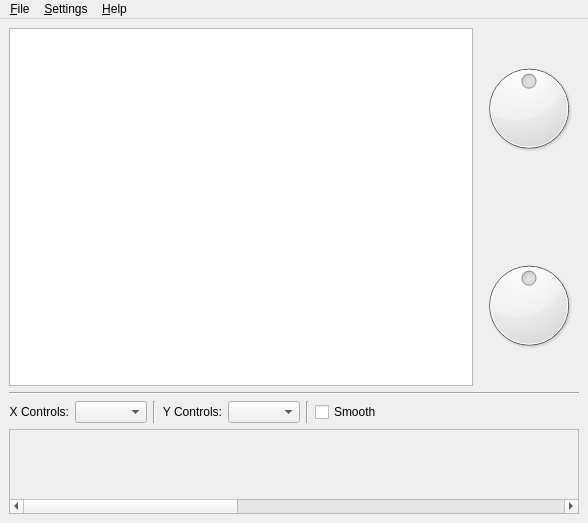
<?xml version="1.0" encoding="UTF-8"?>
<ui version="4.0">
 <class>XYControllerW</class>
 <widget class="QMainWindow" name="XYControllerW">
  <property name="geometry">
   <rect>
    <x>0</x>
    <y>0</y>
    <width>588</width>
    <height>523</height>
   </rect>
  </property>
  <property name="windowTitle">
   <string>XY Controller</string>
  </property>
  <widget class="QWidget" name="centralwidget">
   <layout class="QVBoxLayout" name="verticalLayout_2">
    <item>
     <layout class="QHBoxLayout" name="horizontalLayout_3">
      <item>
       <widget class="QGraphicsView" name="graphicsView">
        <property name="verticalScrollBarPolicy">
         <enum>Qt::ScrollBarAlwaysOff</enum>
        </property>
        <property name="horizontalScrollBarPolicy">
         <enum>Qt::ScrollBarAlwaysOff</enum>
        </property>
       </widget>
      </item>
      <item>
       <layout class="QVBoxLayout" name="verticalLayout">
        <item>
         <widget class="PixmapDial" name="dial_x">
          <property name="minimum">
           <number>-100</number>
          </property>
          <property name="maximum">
           <number>100</number>
          </property>
         </widget>
        </item>
        <item>
         <spacer name="verticalSpacer">
          <property name="orientation">
           <enum>Qt::Vertical</enum>
          </property>
          <property name="sizeType">
           <enum>QSizePolicy::Fixed</enum>
          </property>
          <property name="sizeHint" stdset="0">
           <size>
            <width>20</width>
            <height>30</height>
           </size>
          </property>
         </spacer>
        </item>
        <item>
         <widget class="PixmapDial" name="dial_y">
          <property name="minimum">
           <number>-100</number>
          </property>
          <property name="maximum">
           <number>100</number>
          </property>
         </widget>
        </item>
       </layout>
      </item>
     </layout>
    </item>
    <item>
     <widget class="Line" name="line_2">
      <property name="orientation">
       <enum>Qt::Horizontal</enum>
      </property>
     </widget>
    </item>
    <item>
     <layout class="QHBoxLayout" name="horizontalLayout">
      <item>
       <widget class="QLabel" name="label_x_controls">
        <property name="text">
         <string>X Controls:</string>
        </property>
        <property name="alignment">
         <set>Qt::AlignRight|Qt::AlignTrailing|Qt::AlignVCenter</set>
        </property>
       </widget>
      </item>
      <item>
       <widget class="QComboBox" name="cb_control_x"/>
      </item>
      <item>
       <widget class="Line" name="line">
        <property name="orientation">
         <enum>Qt::Vertical</enum>
        </property>
       </widget>
      </item>
      <item>
       <widget class="QLabel" name="label_y_controls">
        <property name="text">
         <string>Y Controls:</string>
        </property>
        <property name="alignment">
         <set>Qt::AlignRight|Qt::AlignTrailing|Qt::AlignVCenter</set>
        </property>
       </widget>
      </item>
      <item>
       <widget class="QComboBox" name="cb_control_y"/>
      </item>
      <item>
       <widget class="Line" name="line_3">
        <property name="orientation">
         <enum>Qt::Vertical</enum>
        </property>
       </widget>
      </item>
      <item>
       <widget class="QCheckBox" name="cb_smooth">
        <property name="text">
         <string>Smooth</string>
        </property>
       </widget>
      </item>
      <item>
       <spacer name="horizontalSpacer_2">
        <property name="orientation">
         <enum>Qt::Horizontal</enum>
        </property>
        <property name="sizeHint" stdset="0">
         <size>
          <width>40</width>
          <height>20</height>
         </size>
        </property>
       </spacer>
      </item>
     </layout>
    </item>
    <item>
     <widget class="QScrollArea" name="scrollArea">
      <property name="sizePolicy">
       <sizepolicy hsizetype="Expanding" vsizetype="Fixed">
        <horstretch>0</horstretch>
        <verstretch>0</verstretch>
       </sizepolicy>
      </property>
      <property name="verticalScrollBarPolicy">
       <enum>Qt::ScrollBarAlwaysOff</enum>
      </property>
      <property name="horizontalScrollBarPolicy">
       <enum>Qt::ScrollBarAlwaysOn</enum>
      </property>
      <property name="alignment">
       <set>Qt::AlignCenter</set>
      </property>
      <widget class="QWidget" name="scrollAreaWidgetContents">
       <property name="geometry">
        <rect>
         <x>0</x>
         <y>10</y>
         <width>1440</width>
         <height>69</height>
        </rect>
       </property>
       <property name="sizePolicy">
        <sizepolicy hsizetype="Fixed" vsizetype="Fixed">
         <horstretch>0</horstretch>
         <verstretch>0</verstretch>
        </sizepolicy>
       </property>
       <property name="minimumSize">
        <size>
         <width>1440</width>
         <height>69</height>
        </size>
       </property>
       <property name="maximumSize">
        <size>
         <width>1440</width>
         <height>69</height>
        </size>
       </property>
       <layout class="QHBoxLayout" name="horizontalLayout_2">
        <property name="spacing">
         <number>0</number>
        </property>
        <property name="margin">
         <number>0</number>
        </property>
        <item>
         <widget class="PixmapKeyboard" name="keyboard" native="true">
          <property name="sizePolicy">
           <sizepolicy hsizetype="Fixed" vsizetype="Fixed">
            <horstretch>0</horstretch>
            <verstretch>0</verstretch>
           </sizepolicy>
          </property>
          <property name="minimumSize">
           <size>
            <width>1440</width>
            <height>69</height>
           </size>
          </property>
          <property name="maximumSize">
           <size>
            <width>1440</width>
            <height>69</height>
           </size>
          </property>
         </widget>
        </item>
       </layout>
      </widget>
     </widget>
    </item>
   </layout>
  </widget>
  <widget class="QMenuBar" name="menubar">
   <property name="geometry">
    <rect>
     <x>0</x>
     <y>0</y>
     <width>588</width>
     <height>19</height>
    </rect>
   </property>
   <widget class="QMenu" name="menu_Help">
    <property name="title">
     <string>&amp;Help</string>
    </property>
    <addaction name="act_about"/>
   </widget>
   <widget class="QMenu" name="menu_Settings">
    <property name="title">
     <string>&amp;Settings</string>
    </property>
    <widget class="QMenu" name="menu_Channels">
     <property name="title">
      <string>Channels</string>
     </property>
     <addaction name="act_ch_01"/>
     <addaction name="act_ch_02"/>
     <addaction name="act_ch_03"/>
     <addaction name="act_ch_04"/>
     <addaction name="act_ch_05"/>
     <addaction name="act_ch_06"/>
     <addaction name="act_ch_07"/>
     <addaction name="act_ch_08"/>
     <addaction name="act_ch_09"/>
     <addaction name="act_ch_10"/>
     <addaction name="act_ch_11"/>
     <addaction name="act_ch_12"/>
     <addaction name="act_ch_13"/>
     <addaction name="act_ch_14"/>
     <addaction name="act_ch_15"/>
     <addaction name="act_ch_16"/>
     <addaction name="separator"/>
     <addaction name="act_ch_all"/>
     <addaction name="act_ch_none"/>
    </widget>
    <addaction name="menu_Channels"/>
    <addaction name="act_show_keyboard"/>
   </widget>
   <widget class="QMenu" name="menu_File">
    <property name="title">
     <string>&amp;File</string>
    </property>
    <addaction name="act_quit"/>
   </widget>
   <addaction name="menu_File"/>
   <addaction name="menu_Settings"/>
   <addaction name="menu_Help"/>
  </widget>
  <action name="act_about">
   <property name="text">
    <string>&amp;About</string>
   </property>
  </action>
  <action name="act_show_keyboard">
   <property name="checkable">
    <bool>true</bool>
   </property>
   <property name="text">
    <string>Show MIDI &amp;Keyboard</string>
   </property>
  </action>
  <action name="act_ch_all">
   <property name="text">
    <string>(All)</string>
   </property>
  </action>
  <action name="act_ch_01">
   <property name="checkable">
    <bool>true</bool>
   </property>
   <property name="text">
    <string>1</string>
   </property>
  </action>
  <action name="act_ch_02">
   <property name="checkable">
    <bool>true</bool>
   </property>
   <property name="text">
    <string>2</string>
   </property>
  </action>
  <action name="act_ch_03">
   <property name="checkable">
    <bool>true</bool>
   </property>
   <property name="text">
    <string>3</string>
   </property>
  </action>
  <action name="act_ch_04">
   <property name="checkable">
    <bool>true</bool>
   </property>
   <property name="text">
    <string>4</string>
   </property>
  </action>
  <action name="act_ch_05">
   <property name="checkable">
    <bool>true</bool>
   </property>
   <property name="text">
    <string>5</string>
   </property>
  </action>
  <action name="act_ch_06">
   <property name="checkable">
    <bool>true</bool>
   </property>
   <property name="text">
    <string>6</string>
   </property>
  </action>
  <action name="act_ch_07">
   <property name="checkable">
    <bool>true</bool>
   </property>
   <property name="text">
    <string>7</string>
   </property>
  </action>
  <action name="act_ch_08">
   <property name="checkable">
    <bool>true</bool>
   </property>
   <property name="text">
    <string>8</string>
   </property>
  </action>
  <action name="act_ch_09">
   <property name="checkable">
    <bool>true</bool>
   </property>
   <property name="text">
    <string>9</string>
   </property>
  </action>
  <action name="act_ch_10">
   <property name="checkable">
    <bool>true</bool>
   </property>
   <property name="text">
    <string>10</string>
   </property>
  </action>
  <action name="act_ch_11">
   <property name="checkable">
    <bool>true</bool>
   </property>
   <property name="text">
    <string>11</string>
   </property>
  </action>
  <action name="act_ch_12">
   <property name="checkable">
    <bool>true</bool>
   </property>
   <property name="text">
    <string>12</string>
   </property>
  </action>
  <action name="act_ch_13">
   <property name="checkable">
    <bool>true</bool>
   </property>
   <property name="text">
    <string>13</string>
   </property>
  </action>
  <action name="act_ch_14">
   <property name="checkable">
    <bool>true</bool>
   </property>
   <property name="text">
    <string>14</string>
   </property>
  </action>
  <action name="act_ch_15">
   <property name="checkable">
    <bool>true</bool>
   </property>
   <property name="text">
    <string>15</string>
   </property>
  </action>
  <action name="act_ch_16">
   <property name="checkable">
    <bool>true</bool>
   </property>
   <property name="text">
    <string>16</string>
   </property>
  </action>
  <action name="act_new">
   <property name="text">
    <string>&amp;New</string>
   </property>
  </action>
  <action name="act_open">
   <property name="text">
    <string>&amp;Open...</string>
   </property>
  </action>
  <action name="act_save">
   <property name="text">
    <string>&amp;Save</string>
   </property>
  </action>
  <action name="act_save_as">
   <property name="text">
    <string>Save &amp;As...</string>
   </property>
  </action>
  <action name="act_quit">
   <property name="icon">
    <iconset resource="../resources-xycontroller.qrc">
     <normaloff>:/16x16/application-exit.png</normaloff>:/16x16/application-exit.png</iconset>
   </property>
   <property name="text">
    <string>&amp;Quit</string>
   </property>
  </action>
  <action name="act_ch_none">
   <property name="text">
    <string>(None)</string>
   </property>
  </action>
 </widget>
 <customwidgets>
  <customwidget>
   <class>PixmapKeyboard</class>
   <extends>QWidget</extends>
   <header>pixmapkeyboard.hpp</header>
   <container>1</container>
  </customwidget>
  <customwidget>
   <class>PixmapDial</class>
   <extends>QDial</extends>
   <header>pixmapdial.hpp</header>
  </customwidget>
 </customwidgets>
 <resources>
  <include location="../resources-xycontroller.qrc"/>
 </resources>
 <connections>
  <connection>
   <sender>act_quit</sender>
   <signal>triggered()</signal>
   <receiver>XYControllerW</receiver>
   <slot>close()</slot>
   <hints>
    <hint type="sourcelabel">
     <x>-1</x>
     <y>-1</y>
    </hint>
    <hint type="destinationlabel">
     <x>239</x>
     <y>222</y>
    </hint>
   </hints>
  </connection>
 </connections>
</ui>
